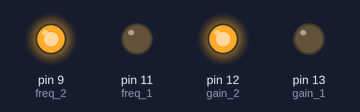
This sketch was run on a simulated Arduino Uno, built with avr-gcc and run on an emulated ATmega328P. Parts: output pins drawn as LEDs (lit = HIGH). What the sketch prints to the serial monitor is not drawn.

Above: at 0.1 s.
Timing chart, 0 to 1.6 s (numbered marks = the images above):
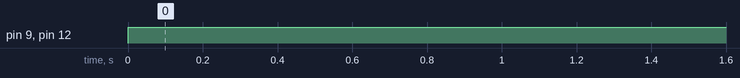

The sketch:

Arduino_Control.ino
```cpp
#include "Waveform.h"

#define oneHzSample 1000000/maxSamplesNum  // sample for the 1Hz signal expressed in microseconds


int i = 0;
int sample;
int gain_1 = 13;
int gain_2 = 12;
int freq_1 = 11;
int freq_2 = 9;
char FREQ1 = 'A';
char FREQ2 = 'B';
char GAIN1 = 'C';
char GAIN2 = 'D';
char led;


boolean gainState = LOW;
boolean freqState = LOW;

void setup() {
  Serial.begin(19200);
  pinMode(gain_1, OUTPUT);
  pinMode(gain_2, OUTPUT);
  pinMode(freq_1, OUTPUT);
  pinMode(freq_2, OUTPUT);
  pinMode(13, OUTPUT);
}

void loop() {

  digitalWrite(gain_1, gainState);
  digitalWrite(gain_2, !gainState);
  digitalWrite(freq_1, freqState);
  digitalWrite(freq_2, !freqState);

  int val = waveformsTable[1][i];
  Serial.write(0xff);
  Serial.write((val >> 8) & 0xff);
  Serial.write(val & 0xff);
  i++;
  if (i == maxSamplesNum) // Reset the counter to repeat the wave
    i = 0;
  delayMicroseconds(oneHzSample * 5); // Hold the sample value for the sample time


}

void serialEvent() {
  led = Serial.read();


  if (led == FREQ1) //if we get a 1
  {
    freqState = LOW;
  }
  else if (led == FREQ2)
  {
    freqState = HIGH;
  }

  else if (led == GAIN1)
  {
    gainState = LOW;
  }
  else if (led == GAIN2)
  {
    gainState = HIGH;
  }

}
```

Waveform.h
```cpp
#ifndef _Waveforms_h_
#define _Waveforms_h_

#define maxWaveform 5
#define maxSamplesNum 120

static int waveformsTable[maxWaveform][maxSamplesNum] = {
  // Sin wave
  {
    0x7ff, 0x86a, 0x8d5, 0x93f, 0x9a9, 0xa11, 0xa78, 0xadd, 0xb40, 0xba1,
    0xbff, 0xc5a, 0xcb2, 0xd08, 0xd59, 0xda7, 0xdf1, 0xe36, 0xe77, 0xeb4,
    0xeec, 0xf1f, 0xf4d, 0xf77, 0xf9a, 0xfb9, 0xfd2, 0xfe5, 0xff3, 0xffc,
    0xfff, 0xffc, 0xff3, 0xfe5, 0xfd2, 0xfb9, 0xf9a, 0xf77, 0xf4d, 0xf1f,
    0xeec, 0xeb4, 0xe77, 0xe36, 0xdf1, 0xda7, 0xd59, 0xd08, 0xcb2, 0xc5a,
    0xbff, 0xba1, 0xb40, 0xadd, 0xa78, 0xa11, 0x9a9, 0x93f, 0x8d5, 0x86a,
    0x7ff, 0x794, 0x729, 0x6bf, 0x655, 0x5ed, 0x586, 0x521, 0x4be, 0x45d,
    0x3ff, 0x3a4, 0x34c, 0x2f6, 0x2a5, 0x257, 0x20d, 0x1c8, 0x187, 0x14a,
    0x112, 0xdf, 0xb1, 0x87, 0x64, 0x45, 0x2c, 0x19, 0xb, 0x2,
    0x0, 0x2, 0xb, 0x19, 0x2c, 0x45, 0x64, 0x87, 0xb1, 0xdf,
    0x112, 0x14a, 0x187, 0x1c8, 0x20d, 0x257, 0x2a5, 0x2f6, 0x34c, 0x3a4,
    0x3ff, 0x45d, 0x4be, 0x521, 0x586, 0x5ed, 0x655, 0x6bf, 0x729, 0x794
  }
  ,

  {
    1868,1869,1871,1872,1873,1875,1876,1877,1878,1880,1881,1882,1883,1885,1886,1887,1930,1974,2017,2060,2104,2147,2190,2233,2277,2320,2363,2407,2450,2493,2536,2580,2623,2582,2541,2500,2460,2419,2378,2337,2296,2255,2214,2173,2132,2092,2051,2010,1969,1928,1887,1886,1885,1884,1884,1883,1882,1881,1880,1879,1878,1877,1876,1875,1875,1874,1873,1872,1871,1870,1869,1868,1761,1654,1547,1440,1334,1227,1466,1705,1944,2183,2422,2661,2900,3139,3378,3617,3856,4095,3754,3413,3071,2730,2389,2048,1706,1365,1024,683,341,0,374,747,1121,1495,1868,1869,1870,1871,1872,1873,1873,1874,1875,1876,1877,1878,1879,1879

  }
  ,
  // Triangular wave
  {
    0x44, 0x88, 0xcc, 0x110, 0x154, 0x198, 0x1dc, 0x220, 0x264, 0x2a8,
    0x2ec, 0x330, 0x374, 0x3b8, 0x3fc, 0x440, 0x484, 0x4c8, 0x50c, 0x550,
    0x594, 0x5d8, 0x61c, 0x660, 0x6a4, 0x6e8, 0x72c, 0x770, 0x7b4, 0x7f8,
    0x83c, 0x880, 0x8c4, 0x908, 0x94c, 0x990, 0x9d4, 0xa18, 0xa5c, 0xaa0,
    0xae4, 0xb28, 0xb6c, 0xbb0, 0xbf4, 0xc38, 0xc7c, 0xcc0, 0xd04, 0xd48,
    0xd8c, 0xdd0, 0xe14, 0xe58, 0xe9c, 0xee0, 0xf24, 0xf68, 0xfac, 0xff0,
    0xfac, 0xf68, 0xf24, 0xee0, 0xe9c, 0xe58, 0xe14, 0xdd0, 0xd8c, 0xd48,
    0xd04, 0xcc0, 0xc7c, 0xc38, 0xbf4, 0xbb0, 0xb6c, 0xb28, 0xae4, 0xaa0,
    0xa5c, 0xa18, 0x9d4, 0x990, 0x94c, 0x908, 0x8c4, 0x880, 0x83c, 0x7f8,
    0x7b4, 0x770, 0x72c, 0x6e8, 0x6a4, 0x660, 0x61c, 0x5d8, 0x594, 0x550,
    0x50c, 0x4c8, 0x484, 0x440, 0x3fc, 0x3b8, 0x374, 0x330, 0x2ec, 0x2a8,
    0x264, 0x220, 0x1dc, 0x198, 0x154, 0x110, 0xcc, 0x88, 0x44, 0x0
  }
  ,

  // Sawtooth wave
  {
    0x22, 0x44, 0x66, 0x88, 0xaa, 0xcc, 0xee, 0x110, 0x132, 0x154,
    0x176, 0x198, 0x1ba, 0x1dc, 0x1fe, 0x220, 0x242, 0x264, 0x286, 0x2a8,
    0x2ca, 0x2ec, 0x30e, 0x330, 0x352, 0x374, 0x396, 0x3b8, 0x3da, 0x3fc,
    0x41e, 0x440, 0x462, 0x484, 0x4a6, 0x4c8, 0x4ea, 0x50c, 0x52e, 0x550,
    0x572, 0x594, 0x5b6, 0x5d8, 0x5fa, 0x61c, 0x63e, 0x660, 0x682, 0x6a4,
    0x6c6, 0x6e8, 0x70a, 0x72c, 0x74e, 0x770, 0x792, 0x7b4, 0x7d6, 0x7f8,
    0x81a, 0x83c, 0x85e, 0x880, 0x8a2, 0x8c4, 0x8e6, 0x908, 0x92a, 0x94c,
    0x96e, 0x990, 0x9b2, 0x9d4, 0x9f6, 0xa18, 0xa3a, 0xa5c, 0xa7e, 0xaa0,
    0xac2, 0xae4, 0xb06, 0xb28, 0xb4a, 0xb6c, 0xb8e, 0xbb0, 0xbd2, 0xbf4,
    0xc16, 0xc38, 0xc5a, 0xc7c, 0xc9e, 0xcc0, 0xce2, 0xd04, 0xd26, 0xd48,
    0xd6a, 0xd8c, 0xdae, 0xdd0, 0xdf2, 0xe14, 0xe36, 0xe58, 0xe7a, 0xe9c,
    0xebe, 0xee0, 0xf02, 0xf24, 0xf46, 0xf68, 0xf8a, 0xfac, 0xfce, 0xff0
  }
  ,

  // Square wave
  {
    0xfff, 0xfff, 0xfff, 0xfff, 0xfff, 0xfff, 0xfff, 0xfff, 0xfff, 0xfff,
    0xfff, 0xfff, 0xfff, 0xfff, 0xfff, 0xfff, 0xfff, 0xfff, 0xfff, 0xfff,
    0xfff, 0xfff, 0xfff, 0xfff, 0xfff, 0xfff, 0xfff, 0xfff, 0xfff, 0xfff,
    0xfff, 0xfff, 0xfff, 0xfff, 0xfff, 0xfff, 0xfff, 0xfff, 0xfff, 0xfff,
    0xfff, 0xfff, 0xfff, 0xfff, 0xfff, 0xfff, 0xfff, 0xfff, 0xfff, 0xfff,
    0xfff, 0xfff, 0xfff, 0xfff, 0xfff, 0xfff, 0xfff, 0xfff, 0xfff, 0xfff,
    0x0, 0x0, 0x0, 0x0, 0x0, 0x0, 0x0, 0x0, 0x0, 0x0,
    0x0, 0x0, 0x0, 0x0, 0x0, 0x0, 0x0, 0x0, 0x0, 0x0,
    0x0, 0x0, 0x0, 0x0, 0x0, 0x0, 0x0, 0x0, 0x0, 0x0,
    0x0, 0x0, 0x0, 0x0, 0x0, 0x0, 0x0, 0x0, 0x0, 0x0,
    0x0, 0x0, 0x0, 0x0, 0x0, 0x0, 0x0, 0x0, 0x0, 0x0,
    0x0, 0x0, 0x0, 0x0, 0x0, 0x0, 0x0, 0x0, 0x0, 0x0
  }

};

#endif
```

Measured:
- by itself, pin 9 (freq_2), pin 12 (gain_2): LOW → HIGH at 0.00 s
